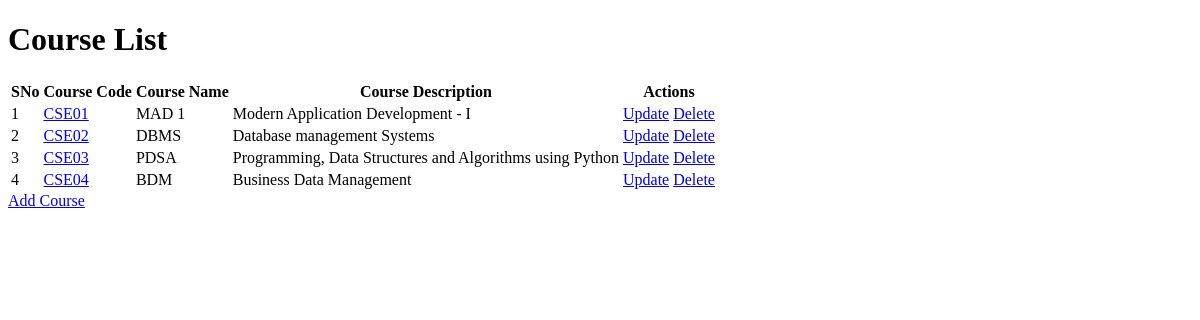
/course, run on an earlier commit of the app's database.
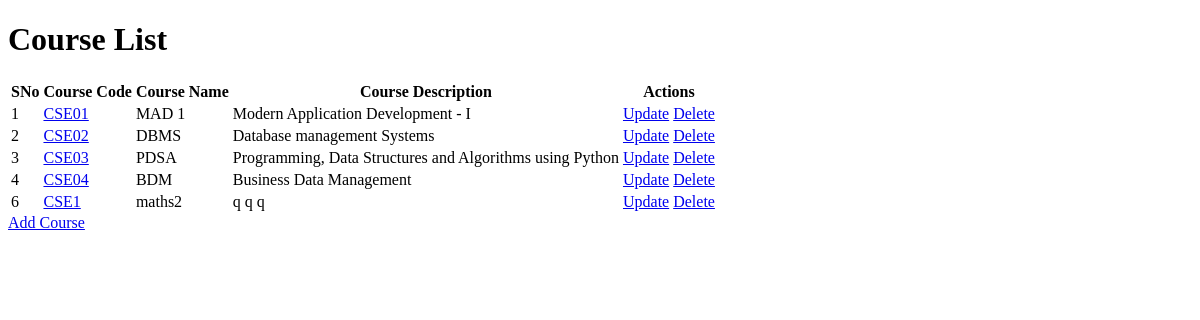
And on a later commit of the database.
### application/models.py (models this page shows)
class Course(db.Model):
    __tablename__ = 'course'
    course_id = db.Column(db.Integer, autoincrement=True, primary_key=True)
    course_code = db.Column(db.String, unique=True, nullable=False)
    course_name = db.Column(db.String, nullable=False)
    course_description = db.Column(db.String)
    students = db.relationship('Student', secondary='enrollments' )

### application/controllers.py (the view)
@app.route("/course")
def course():
    courses=Course.query.all()
    return render_template("courses.html",course=courses)

### templates/courses.html (shortened to what this page needs)
<!DOCTYPE html>
<html lang="en">
<head>
</head>
<body>
    <h1>Course List</h1>
    {% if course|length >0%}
    <table id="all-courses">
        <tr>
            <th>SNo</th>
            <th>Course Code</th>
            <th>Course Name</th>
            <th>Course Description</th>
            <th>Actions</th>
        </tr>
        {% for c in course %}
        <tr>
            <td>{{c["course_id"]}}</td>
            <td><a href="/course/{{c["course_id"]}}">{{c["course_code"]}}</a></td>
            <td>{{c["course_name"]}}</td>
            <td>{{c["course_description"]}}</td>
            <td>
                <a href="/course/{{c["course_id"]}}/update">Update</a>
                <a href="/course/{{c["course_id"]}}/delete">Delete</a>
            </td>
        </tr>
        {% endfor %}
    </table>
    {% else %}
    <p>No course found. Add the courses now!</p>
    {% endif %}
    <a href="/course/create" type="button">Add Course</a>
</body>
</html>

What changed in the data, as far as the page shows it:
added Course: course_id "6", course_code "CSE1", course_name "maths2", course_description "q q q"
